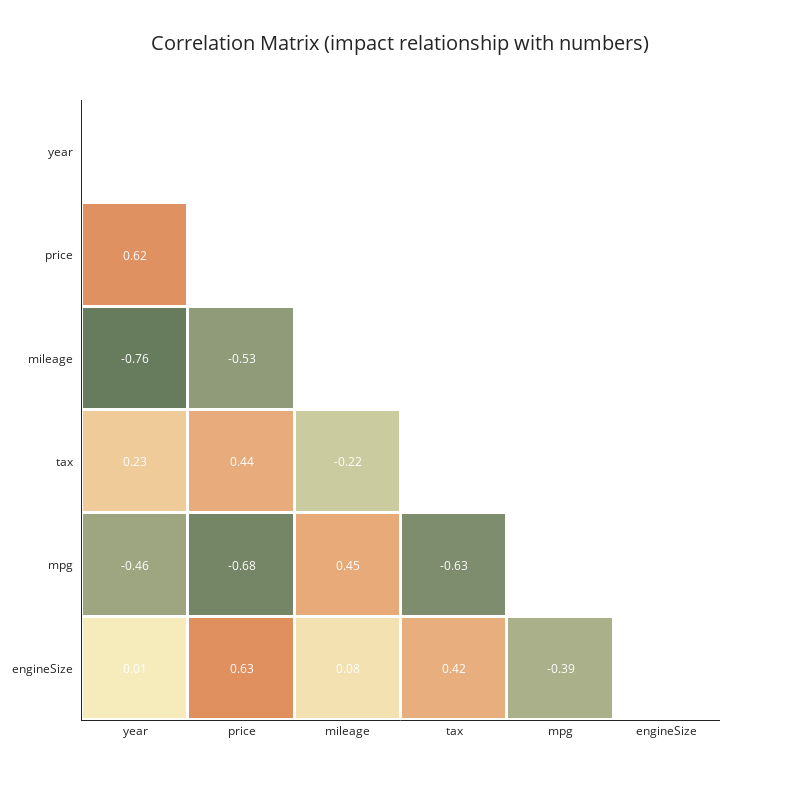

Notebook code cell kept with this figure:
### Code cell
corr = data.corr()

mask = np.triu(np.ones_like(corr, dtype=np.bool))
corr = corr.mask(mask)
fig = ff.create_annotated_heatmap(
    z=corr.to_numpy().round(2),
    x=list(corr.index.values),
    y=list(corr.columns.values),       
    xgap=3, ygap=3,
    zmin=-1, zmax=1,
    colorscale='fall',
    colorbar_thickness=30,
    colorbar_ticklen=3,
)
fig.update_layout(title_text='Correlation Matrix (impact relationship with numbers)',
                  title_x=0.5,
                  titlefont={'size': 20},
                  width=800, height=800,
                  xaxis_showgrid=False,
                  xaxis={'side': 'bottom'},
                  yaxis_showgrid=False,
                  yaxis_autorange='reversed',                   
                  paper_bgcolor=None,
                  template="simple_white"
                  )
fig.show()

### Figure 1 — Plotly figure (JSON) as saved in the notebook; plotly's stock layout.template omitted (floating-point values rounded to 4 significant figures)
{"data": [{"colorbar": {"thickness": 30, "ticklen": 3}, "colorscale": [[0, "rgb(61, 89, 65)"], [0.1667, "rgb(119, 136, 104)"], [0.3333, "rgb(181, 185, 145)"], [0.5, "rgb(246, 237, 189)"], [0.6667, "rgb(237, 187, 138)"], [0.8333, "rgb(222, 138, 90)"], [1, "rgb(202, 86, 44)"]], "reversescale": false, "showscale": false, "type": "heatmap", "x": ["year", "price", "mileage", "tax", "mpg", "engineSize"], "xgap": 3, "y": ["year", "price", "mileage", "tax", "mpg", "engineSize"], "ygap": 3, "z": [[null, null, null, null, null, null], [0.62, null, null, null, null, null], [-0.76, -0.53, null, null, null, null], [0.23, 0.44, -0.22, null, null, null], [-0.46, -0.68, 0.45, -0.63, null, null], [0.01, 0.63, 0.08, 0.42, -0.39, null]], "zmax": 1, "zmin": -1}], "layout": {"annotations": [{"font": {"color": "#FFFFFF"}, "showarrow": false, "text": "nan", "x": "year", "xref": "x", "y": "year", "yref": "y"}, {"font": {"color": "#FFFFFF"}, "showarrow": false, "text": "nan", "x": "price", "xref": "x", "y": "year", "yref": "y"}, {"font": {"color": "#FFFFFF"}, "showarrow": false, "text": "nan", "x": "mileage", "xref": "x", "y": "year", "yref": "y"}, {"font": {"color": "#FFFFFF"}, "showarrow": false, "text": "nan", "x": "tax", "xref": "x", "y": "year", "yref": "y"}, {"font": {"color": "#FFFFFF"}, "showarrow": false, "text": "nan", "x": "mpg", "xref": "x", "y": "year", "yref": "y"}, {"font": {"color": "#FFFFFF"}, "showarrow": false, "text": "nan", "x": "engineSize", "xref": "x", "y": "year", "yref": "y"}, {"font": {"color": "#FFFFFF"}, "showarrow": false, "text": "0.62", "x": "year", "xref": "x", "y": "price", "yref": "y"}, {"font": {"color": "#FFFFFF"}, "showarrow": false, "text": "nan", "x": "price", "xref": "x", "y": "price", "yref": "y"}, {"font": {"color": "#FFFFFF"}, "showarrow": false, "text": "nan", "x": "mileage", "xref": "x", "y": "price", "yref": "y"}, {"font": {"color": "#FFFFFF"}, "showarrow": false, "text": "nan", "x": "tax", "xref": "x", "y": "price", "yref": "y"}, {"font": {"color": "#FFFFFF"}, "showarrow": false, "text": "nan", "x": "mpg", "xref": "x", "y": "price", "yref": "y"}, {"font": {"color": "#FFFFFF"}, "showarrow": false, "text": "nan", "x": "engineSize", "xref": "x", "y": "price", "yref": "y"}, {"font": {"color": "#FFFFFF"}, "showarrow": false, "text": "-0.76", "x": "year", "xref": "x", "y": "mileage", "yref": "y"}, {"font": {"color": "#FFFFFF"}, "showarrow": false, "text": "-0.53", "x": "price", "xref": "x", "y": "mileage", "yref": "y"}, {"font": {"color": "#FFFFFF"}, "showarrow": false, "text": "nan", "x": "mileage", "xref": "x", "y": "mileage", "yref": "y"}, {"font": {"color": "#FFFFFF"}, "showarrow": false, "text": "nan", "x": "tax", "xref": "x", "y": "mileage", "yref": "y"}, {"font": {"color": "#FFFFFF"}, "showarrow": false, "text": "nan", "x": "mpg", "xref": "x", "y": "mileage", "yref": "y"}, {"font": {"color": "#FFFFFF"}, "showarrow": false, "text": "nan", "x": "engineSize", "xref": "x", "y": "mileage", "yref": "y"}, {"font": {"color": "#FFFFFF"}, "showarrow": false, "text": "0.23", "x": "year", "xref": "x", "y": "tax", "yref": "y"}, {"font": {"color": "#FFFFFF"}, "showarrow": false, "text": "0.44", "x": "price", "xref": "x", "y": "tax", "yref": "y"}, {"font": {"color": "#FFFFFF"}, "showarrow": false, "text": "-0.22", "x": "mileage", "xref": "x", "y": "tax", "yref": "y"}, {"font": {"color": "#FFFFFF"}, "showarrow": false, "text": "nan", "x": "tax", "xref": "x", "y": "tax", "yref": "y"}, {"font": {"color": "#FFFFFF"}, "showarrow": false, "text": "nan", "x": "mpg", "xref": "x", "y": "tax", "yref": "y"}, {"font": {"color": "#FFFFFF"}, "showarrow": false, "text": "nan", "x": "engineSize", "xref": "x", "y": "tax", "yref": "y"}, {"font": {"color": "#FFFFFF"}, "showarrow": false, "text": "-0.46", "x": "year", "xref": "x", "y": "mpg", "yref": "y"}, {"font": {"color": "#FFFFFF"}, "showarrow": false, "text": "-0.68", "x": "price", "xref": "x", "y": "mpg", "yref": "y"}, {"font": {"color": "#FFFFFF"}, "showarrow": false, "text": "0.45", "x": "mileage", "xref": "x", "y": "mpg", "yref": "y"}, {"font": {"color": "#FFFFFF"}, "showarrow": false, "text": "-0.63", "x": "tax", "xref": "x", "y": "mpg", "yref": "y"}, {"font": {"color": "#FFFFFF"}, "showarrow": false, "text": "nan", "x": "mpg", "xref": "x", "y": "mpg", "yref": "y"}, {"font": {"color": "#FFFFFF"}, "showarrow": false, "text": "nan", "x": "engineSize", "xref": "x", "y": "mpg", "yref": "y"}, {"font": {"color": "#FFFFFF"}, "showarrow": false, "text": "0.01", "x": "year", "xref": "x", "y": "engineSize", "yref": "y"}, {"font": {"color": "#FFFFFF"}, "showarrow": false, "text": "0.63", "x": "price", "xref": "x", "y": "engineSize", "yref": "y"}, {"font": {"color": "#FFFFFF"}, "showarrow": false, "text": "0.08", "x": "mileage", "xref": "x", "y": "engineSize", "yref": "y"}, {"font": {"color": "#FFFFFF"}, "showarrow": false, "text": "0.42", "x": "tax", "xref": "x", "y": "engineSize", "yref": "y"}, {"font": {"color": "#FFFFFF"}, "showarrow": false, "text": "-0.39", "x": "mpg", "xref": "x", "y": "engineSize", "yref": "y"}, {"font": {"color": "#FFFFFF"}, "showarrow": false, "text": "nan", "x": "engineSize", "xref": "x", "y": "engineSize", "yref": "y"}], "height": 800, "title": {"font": {"size": 20}, "text": "Correlation Matrix (impact relationship with numbers)", "x": 0.5}, "width": 800, "xaxis": {"dtick": 1, "gridcolor": "rgb(0, 0, 0)", "showgrid": false, "side": "bottom", "ticks": ""}, "yaxis": {"autorange": "reversed", "dtick": 1, "showgrid": false, "ticks": "", "ticksuffix": "  "}}}
